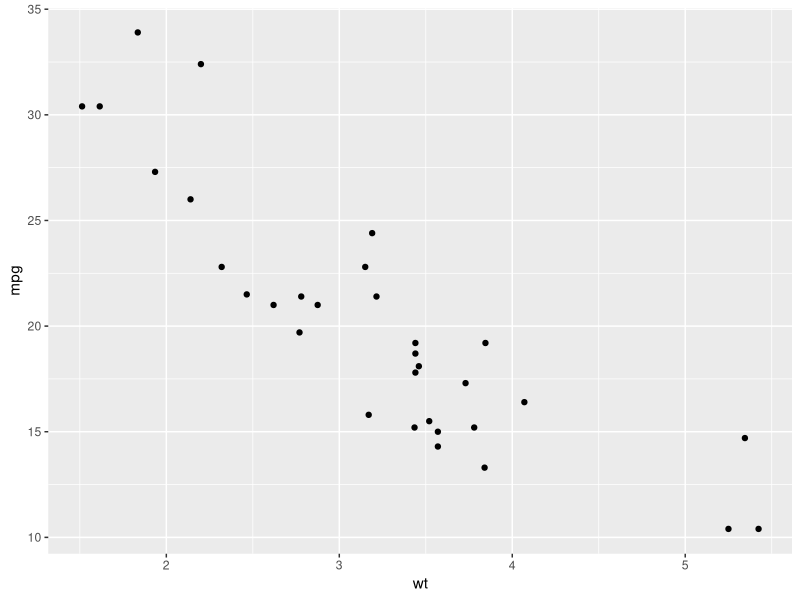
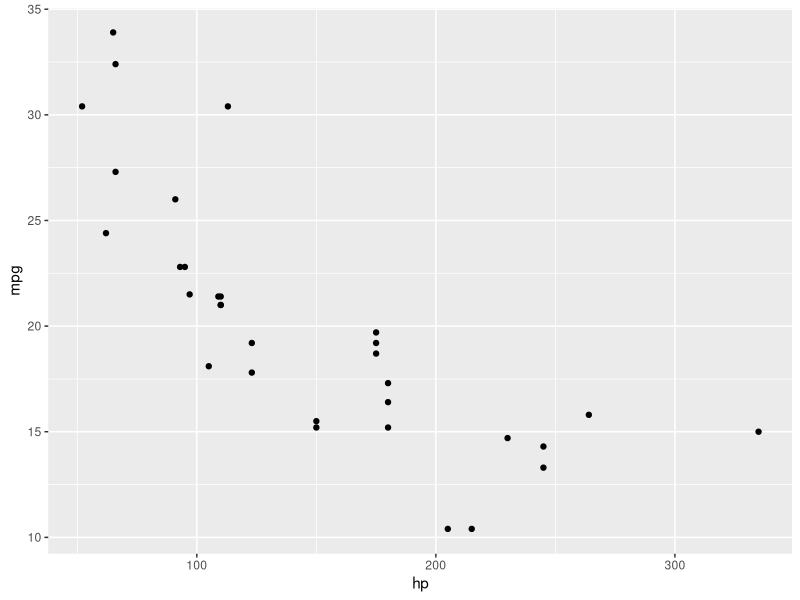
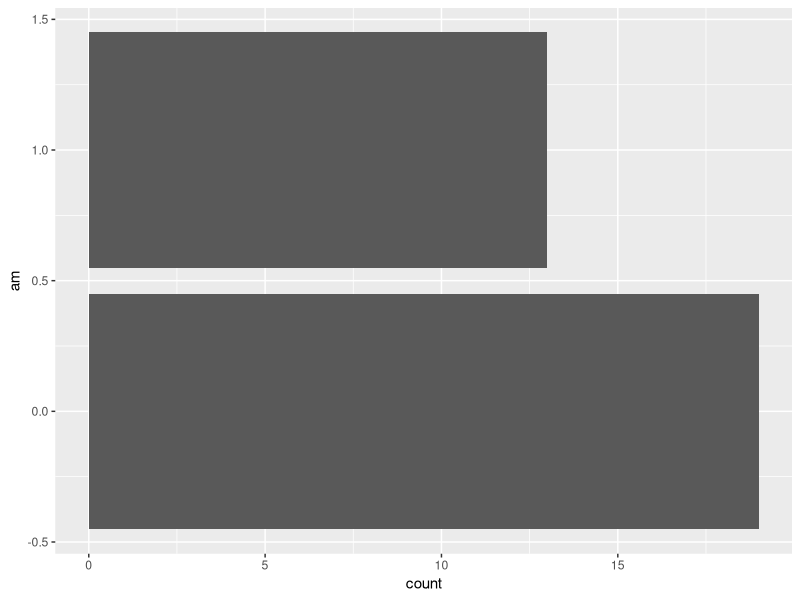
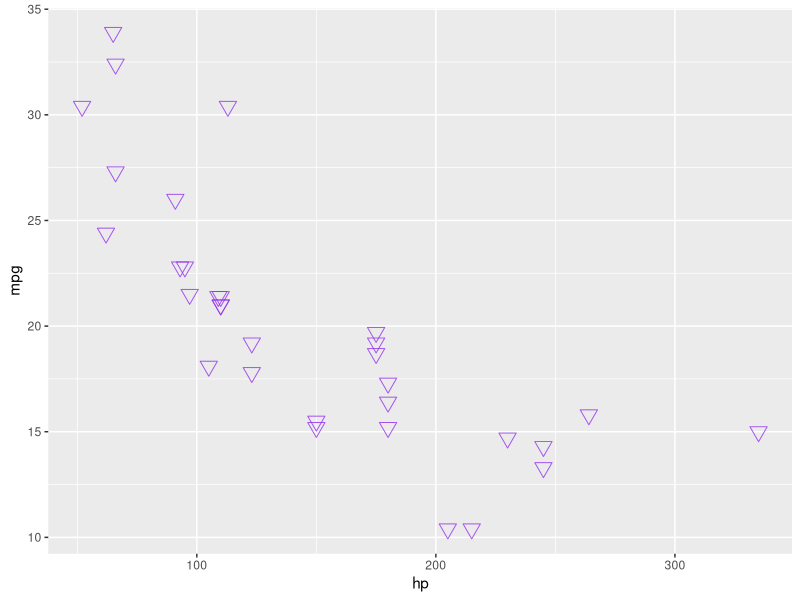
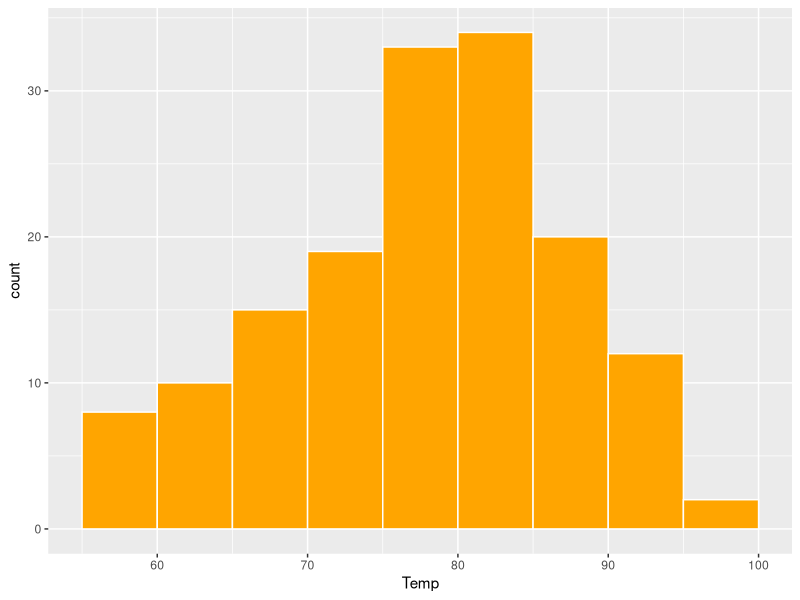
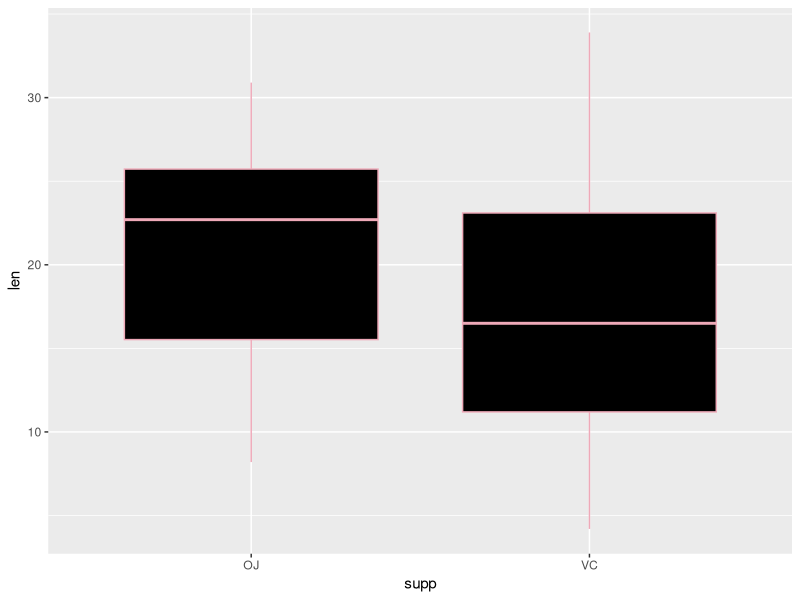
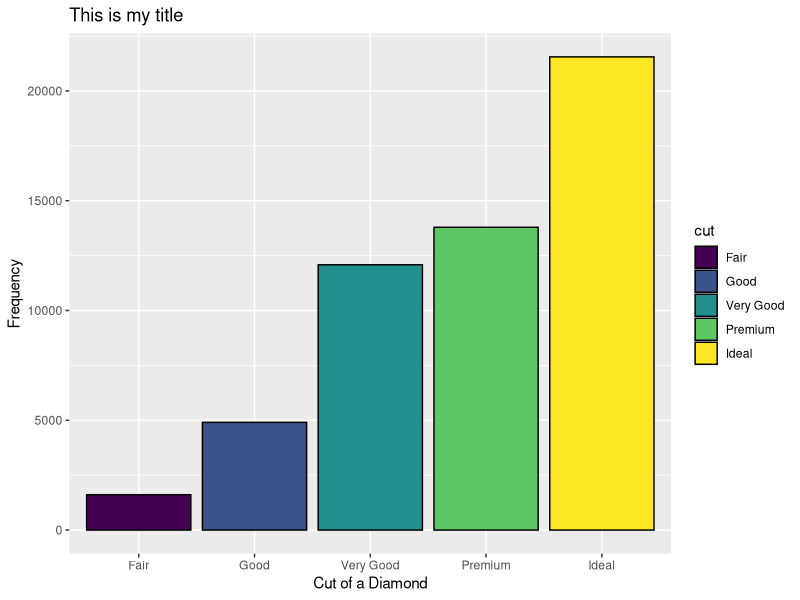
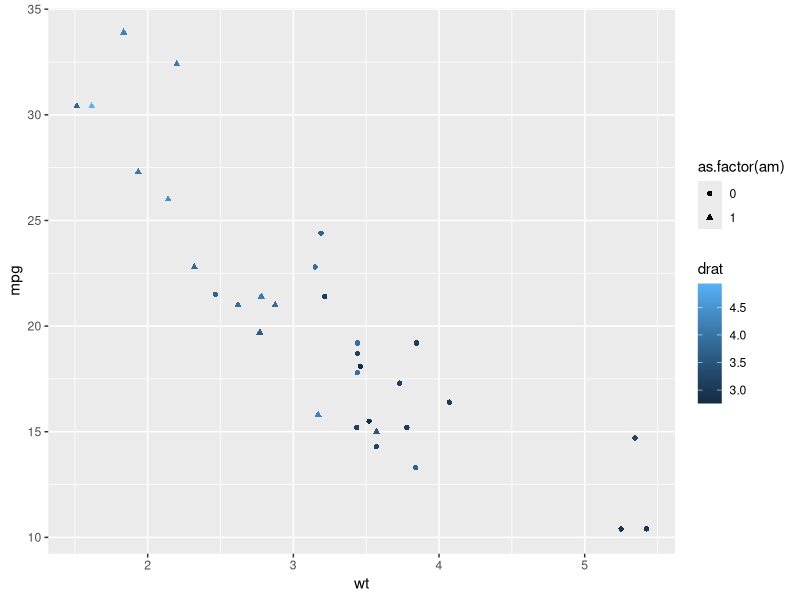

Reproduce these figures in R, in order.
### Code for Notes 04

# Load ggplot2 package
library(ggplot2)

## The ggplot2 package intro

ggplot(data = mtcars) + 
  geom_point(aes(x = wt, y = mpg))


# Practice Question 2 - scatter plot for hp vs. mpg
ggplot(data = mtcars) + 
  geom_point(aes(x = hp, y = mpg))


# Practice Question 3 - bar graph for transmission (am)
ggplot(data = mtcars) + 
  geom_bar(aes(y = am))


## Scatterplots

# Practice problem - change color, size, shape, and transparency
ggplot(data = mtcars) + 
  geom_point(aes(x = hp, y = mpg), 
             color = "purple2",
             shape = 6, alpha = 0.8,
             size = 4)

## Histograms

# Practice problem - write code to match the graph
ggplot(data = airquality) + 
  geom_histogram(aes(x = Temp),
                 bins = 9,
                 binwidth = 5,
                 boundary = 55,
                 fill = "orange",
                 color = "white")


## Boxplots

# Practice problem - reproduce the boxplot in the notes
ggplot(data = ToothGrowth) + 
  geom_boxplot(aes(x = supp, y = len),
               color = "pink2",
               fill = "black")


## Bar Graphs

# Practice problem - replicate the graph in the notes
ggplot(data = diamonds) + 
  geom_bar(aes(x = cut, fill = cut), 
           color = "black") +
  labs(title = "This is my title",
       x = "Cut of a Diamond",
       y = "Frequency")


## Adding variables to graphs
ggplot(data = mtcars) + 
  geom_point(aes(x = wt, y = mpg,
                 shape = as.factor(am),
                 color = drat))

ggplot(data = mtcars) + 
  geom_point(aes(x = wt, y = mpg,
                 color = as.factor(am),
                 shape = as.factor(am),
                 alpha = drat))
